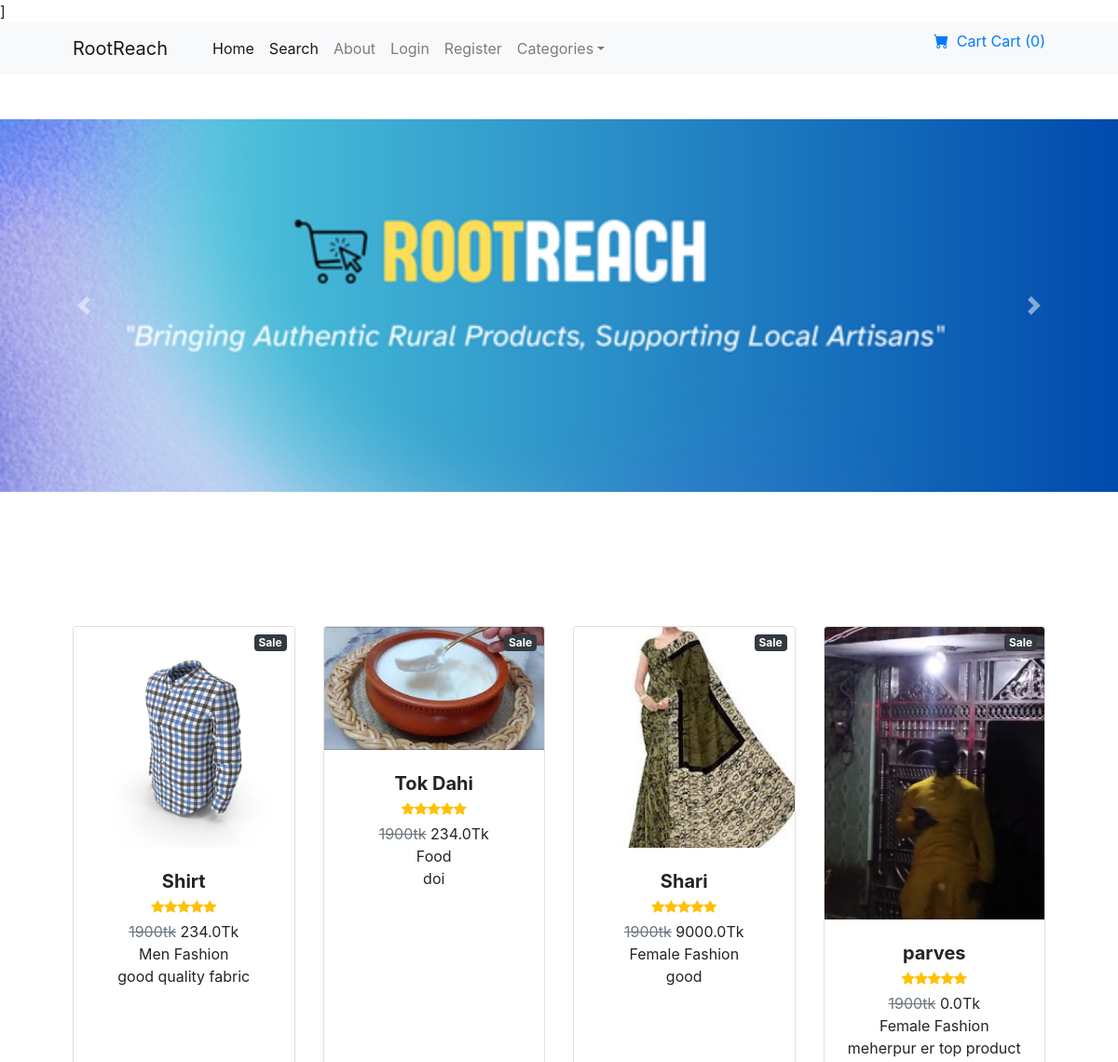
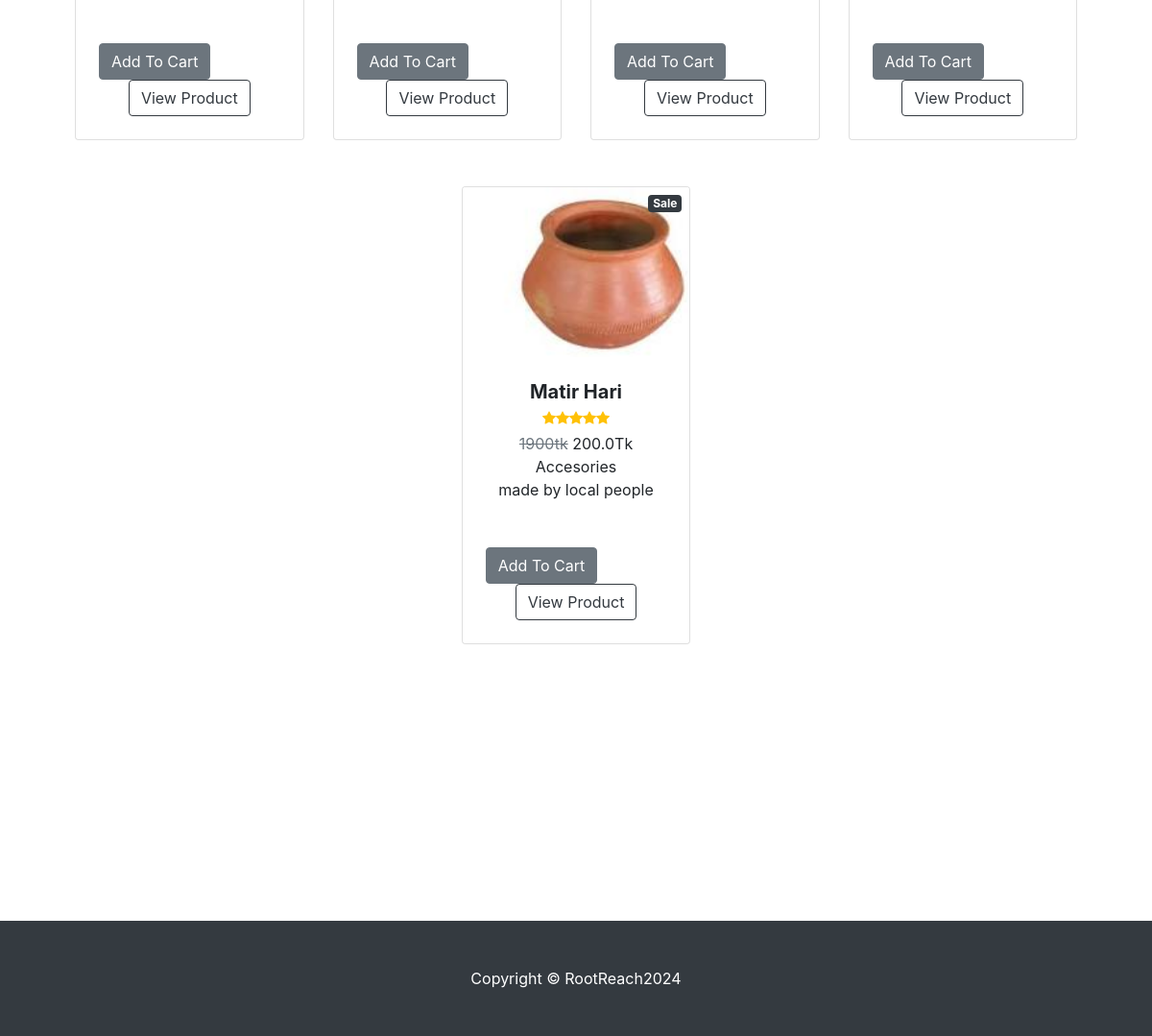
The page / on the database its author committed (2 pictures, top to bottom).
### products/models.py (models this page shows, shortened)
class Product(models.Model):
    name = models.CharField(max_length=100)
    price = models.FloatField()
    category = models.ForeignKey(Category, on_delete=models.CASCADE, default=1)
    description = models.TextField()
    image = models.ImageField(upload_to='uploads/products/')
    is_sale = models.BooleanField(default=False)
    sale_price = models.FloatField(default=0)

class Category(models.Model):
    name = models.CharField(max_length=50)
    def __str__(self):
        return self.name
    class Meta:
        verbose_name_plural = 'Categories'

### RootReach/views.py (the view)
# urls.py: 2. Add a URL to urlpatterns:  path('', views.home, name='home')
def home(request):
    products = Product.objects.all()
    return render(request, 'home.html',{'products':products})

### cart/context_processors.py (called while the page is built)
def cart_quantity(request):
    if request.user.is_authenticated:
        cart = Cart(request)
        return {'cart_quantity': len(cart)}
    return {'cart_quantity': 0}

### templates/home.html (shortened to what this page needs)
{% extends 'base.html' %}
{% load static %}]
{% block content %}
    <header class="bg-blue py-5">
    <div id="carouselExampleControls" class="carousel slide" data-ride="carousel">
        <div class="carousel-inner">
            <div class="carousel-item active">
                <img class="d-block w-100" src="{% static 'Dark Abstract Graphic Designer Email Header (1).png' %}" alt="Shop Header">
            </div>
        </div>
        <a class="carousel-control-prev" href="#carouselExampleControls" role="button" data-slide="prev">
            <span class="carousel-control-prev-icon" aria-hidden="true"></span>
        </a>
        <a class="carousel-control-next" href="#carouselExampleControls" role="button" data-slide="next">
            <span class="carousel-control-next-icon" aria-hidden="true"></span>
        </a>
    </div>
</header>
        <section class="py-5">
            <div class="container px-4 px-lg-5 mt-5">
                <div class="row gx-4 gx-lg-5 row-cols-2 row-cols-md-3 row-cols-xl-4 justify-content-center">
                     {% for product in products %}
                    <div class="col mb-5">
                        <div class="card h-100">
                            <div class="badge bg-dark text-white position-absolute" style="top: 0.5rem; right: 0.5rem">Sale</div>
                            <img class="card-img-top" src="{{ product.image.url}}" alt="..." />
                            <div class="card-body p-4">
                                <div class="text-center">
                                    <h5 class="fw-bolder">{{ product.name }}</h5>
                                    <div class="d-flex justify-content-center small text-warning mb-2">
                                        <div class="bi-star-fill"></div>
                                        <div class="bi-star-fill"></div>
                                        <div class="bi-star-fill"></div>
                                        <div class="bi-star-fill"></div>
                                        <div class="bi-star-fill"></div>
                                    </div>
                                    <span class="text-muted text-decoration-line-through">1900tk</span>
                                    {{ product.price }}Tk <br/>
                                    {{ product.category }} <br/>
                                    {{ product.description }} <br/>
                                </div>
                            </div>
                            <div class="card-footer p-4 pt-0 border-top-0 bg-transparent">
                                <button type="button" class="btn btn-secondary id= add-cart" data-id="{{ product.id }}">Add To Cart </button> <br/>
                                <div class="text-center"><a class="btn btn-outline-dark mt-auto" href="{% url 'product_page' product.id  %}">View Product</a></div>
                            </div>
                        </div>
                    </div>
                    {% endfor %}
                </div>
            </div>
        </section>
{% endblock %}

### templates/base.html (shortened to what this page needs)
{% load static %}]
<!DOCTYPE html>
<html lang="en">
    <head>
        <link href="https://cdn.jsdelivr.net/npm/bootstrap-icons@1.5.0/font/bootstrap-icons.css" rel="stylesheet" />
        <link href="../static/startbootstrap-shop-homepage-gh-pages/css/styles.css" rel="stylesheet" />
        <link href="https://cdn.jsdelivr.net/npm/bootstrap@4.6.2/dist/css/bootstrap.min.css" rel="stylesheet">
    </head>
    <body>
    {% include 'navbar.html' %}
{%  block content %}
    {% endblock %}
    <br/><br/><br/><br/><br/><br/><br/><br/>
        <footer class="py-5 bg-dark">
            <div class="container"><p class="m-0 text-center text-white">Copyright &copy; RootReach2024</p></div>
        </footer>
    </body>
</html>

### templates/navbar.html (shortened to what this page needs)
<!DOCTYPE html>
<html lang="en">
<head>
</head>
<body>
        <nav class="navbar navbar-expand-lg navbar-light bg-light">
            <div class="container px-4 px-lg-5">
                <a class="navbar-brand" href="{% url 'home' %}">RootReach</a>
                <div class="collapse navbar-collapse" id="navbarSupportedContent">
                    <ul class="navbar-nav me-auto mb-2 mb-lg-0 ms-lg-4">
                        <li class="nav-item"><a class="nav-link active" aria-current="page" href="{% url 'home' %}">Home</a></li>
                      <li class="nav-item"><a class="nav-link active" aria-current="page" href="{% url 'search' %}">Search</a></li>
                        <li class="nav-item"><a class="nav-link" href="{% url 'about' %}">About</a></li>
                        {% if user.is_authenticated %}
                             <li class="nav-item"><a class="nav-link" href="{% url 'update_user' %}">Profile</a></li>
                             <li class="nav-item"><a class="nav-link" href="{% url 'logout' %}">Logout</a></li>
                        {% else %}
                             <li class="nav-item"><a class="nav-link" href="{% url 'login' %}">Login</a></li>
                            <li class="nav-item"><a class="nav-link" href="{% url 'register' %}">Register</a></li>
                        {% endif %}
                        <li class="nav-item dropdown">
                            <a class="nav-link dropdown-toggle" id="navbarDropdown" href="#" role="button" data-bs-toggle="dropdown" aria-expanded="false">Categories</a>
                        </li>
                    </ul>
                    <form class="d-flex">
                <a href="{% url 'cart_summary'  %}">
                            <i class="bi-cart-fill me-1"></i>
                            Cart
                     Cart (<span id="cart_quantity">{{ cart_quantity }}</span>)
                </a>
                    </form>
                </div>
            </div>
        </nav>
</body>
</html>

### rows shown on the page
Product: image (picture), name "Shirt", price "234.0", category "Men Fashion", description "good quality fabric"
Product: image (picture), name "Tok Dahi", price "234.0", category "Food", description "doi"
Product: image (picture), name "Shari", price "9000.0", category "Female Fashion", description "good"
Product: image (picture), name "parves", price "0.0", category "Female Fashion", description "meherpur er top product"
Product: image (picture), name "Matir Hari", price "200.0", category "Accesories", description "made by local people"

### other values the page prints
{{ cart_quantity }} "0"
